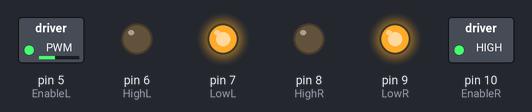
Recording of a sketch running on a simulated Arduino Uno, built with avr-gcc and run on an emulated ATmega328P. On the bench: switched loads named in the sketch (green lamp = pin HIGH), output pins drawn as LEDs (lit = HIGH).

Above: at 0.1 s.
Timing chart, 0 to 1.6 s (numbered marks = the images above):
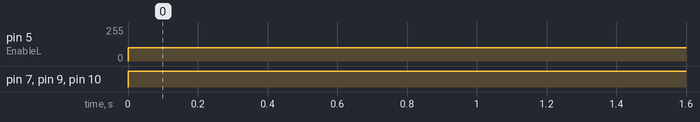

The sketch:

Left_Right.ino
```cpp
const int EnableL = 5;
const int HighL = 6;       // LEFT SIDE MOTOR
const int LowL =7;

const int EnableR = 10;
const int HighR = 8;       //RIGHT SIDE MOTOR
const int LowR =9;


void setup() {

pinMode(EnableL, OUTPUT);
pinMode(HighL, OUTPUT);
pinMode(LowL, OUTPUT);


pinMode(EnableR, OUTPUT);
pinMode(HighR, OUTPUT);
pinMode(LowR, OUTPUT);

}


void Forward()
{
  digitalWrite(HighL, LOW);
  digitalWrite(LowL, HIGH);
  analogWrite(EnableL,255);

  digitalWrite(HighR, LOW);
  digitalWrite(LowR, HIGH);
  analogWrite(EnableR,255);

}


void Backward()
{
  digitalWrite(HighL, HIGH);
  digitalWrite(LowL, LOW);
  analogWrite(EnableL,255);

  digitalWrite(HighR, HIGH);
  digitalWrite(LowR, LOW);
  analogWrite(EnableR,255);

}

void Left1()
{
  digitalWrite(HighL, LOW);
  digitalWrite(LowL, HIGH);
  analogWrite(EnableL,200);

  digitalWrite(HighR, LOW);
  digitalWrite(LowR, HIGH);
  analogWrite(EnableR,255);

}

void Left2()
{
  digitalWrite(HighL, LOW);
  digitalWrite(LowL, HIGH);
  analogWrite(EnableL,160);

  digitalWrite(HighR, LOW);
  digitalWrite(LowR, HIGH);
  analogWrite(EnableR,255);

}

void Left3()
{
  digitalWrite(HighL, LOW);
  digitalWrite(LowL, HIGH);
  analogWrite(EnableL,100);

  digitalWrite(HighR, LOW);
  digitalWrite(LowR, HIGH);
  analogWrite(EnableR,255);

}

void Right1()
{
  digitalWrite(HighL, LOW);
  digitalWrite(LowL, HIGH);
  analogWrite(EnableL,255);

  digitalWrite(HighR, LOW);
  digitalWrite(LowR, HIGH);
  analogWrite(EnableR,200);

}

void Right2()
{
  digitalWrite(HighL, LOW);
  digitalWrite(LowL, HIGH);
  analogWrite(EnableL,255);

  digitalWrite(HighR, LOW);
  digitalWrite(LowR, HIGH);
  analogWrite(EnableR,160);

}

void Right3()
{
  digitalWrite(HighL, LOW);
  digitalWrite(LowL, HIGH);
  analogWrite(EnableL,255);

  digitalWrite(HighR, LOW);
  digitalWrite(LowR, HIGH);
  analogWrite(EnableR,100);

}


void loop()
{
  Left3();
}
```

Measured:
- by itself, pin 5 (EnableL): 0/255 → 100/255 at 0.00 s
- by itself, pin 7 (LowL), pin 9 (LowR), pin 10 (EnableR): LOW → HIGH at 0.00 s
